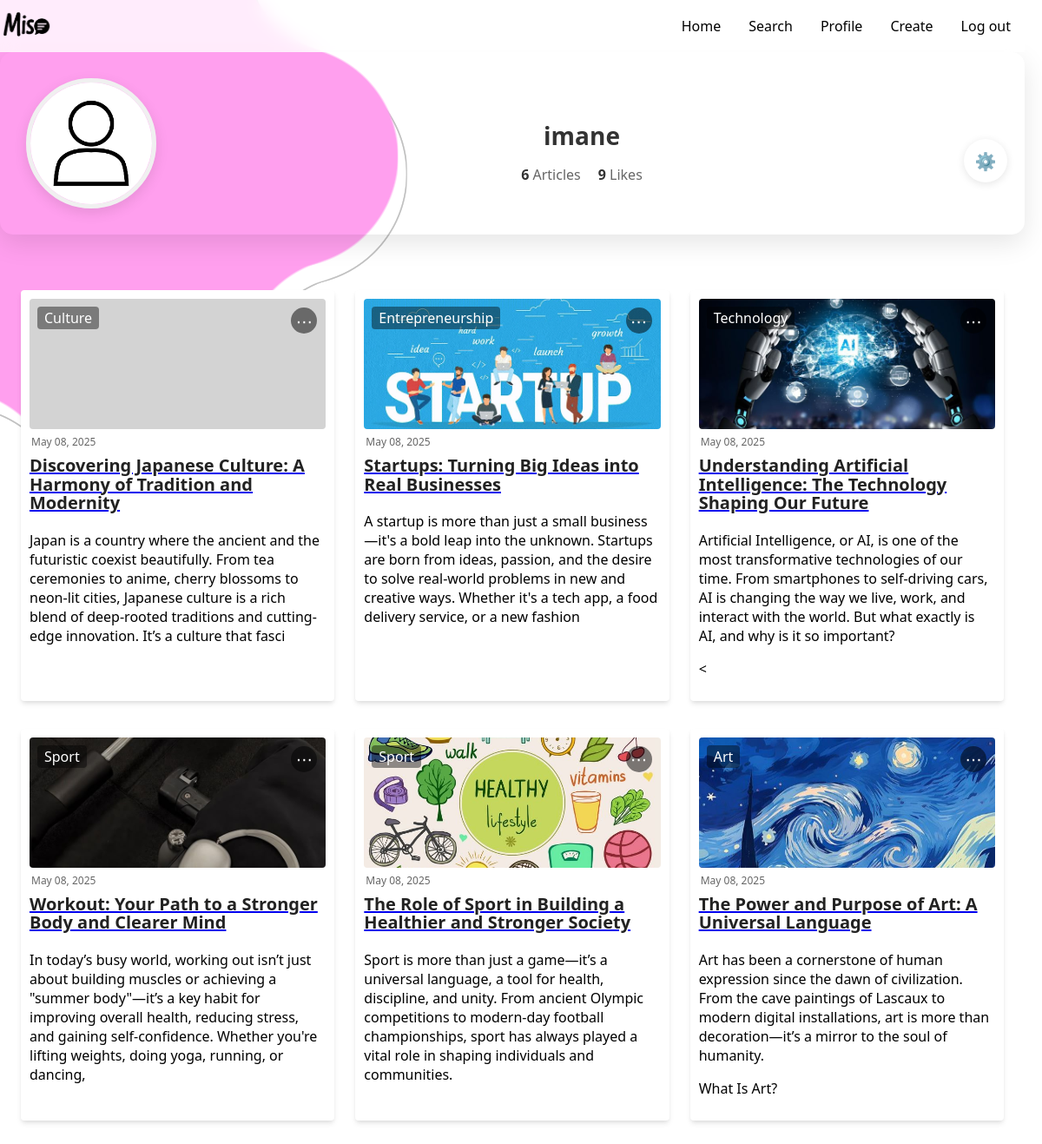
The app's page /profile (signed in) with its own data.
### app.py (models this page shows)
class User(db.Model):
    id = db.Column(db.Integer, primary_key=True)
    username = db.Column(db.String(80), unique=True, nullable=False)
    email = db.Column(db.String(120), unique=True, nullable=False)
    password = db.Column(db.String(200), nullable=False)
    profile_pic = db.Column(db.String(200), default='default.jpg')
    articles = db.relationship('Article', backref='author', lazy=True)
    liked_articles = db.relationship(
        'Like',
        backref='user',
        lazy=True,
        foreign_keys='Like.user_id'
    )

class Article(db.Model):
    id = db.Column(db.Integer, primary_key=True)
    title = db.Column(db.String(200), nullable=False)
    content = db.Column(db.Text, nullable=False)
    excerpt = db.Column(db.String(300))
    category = db.Column(db.String(50), nullable=False)
    date = db.Column(db.String(50), default=lambda: datetime.now(timezone.utc).strftime('%B %d, %Y'))
    image_url = db.Column(db.String(200), default='default_article.jpg')
    author_id = db.Column(db.Integer, db.ForeignKey('user.id'), nullable=False)

### app.py (the view)
@app.route('/profile')
def profile():
    if 'user_id' not in session:
        return redirect(url_for('login'))
    user = User.query.get(session['user_id'])
    articles = Article.query.filter_by(author_id=user.id).order_by(Article.id.desc()).all()
    likes_count = db.session.query(db.func.count(Like.id))\
                           .join(Article, Like.article_id == Article.id)\
                           .filter(Article.author_id == user.id)\
                           .scalar() or 0
    return render_template('profile.html',
                         user=user,
                         articles=articles,
                         likes_count=likes_count)

### templates/profile.html (shortened to what this page needs)
<!DOCTYPE html>
<html>
    <head>
      <link rel="stylesheet" href="{{ url_for('static', filename='css/profile_page.css') }}">
    </head>
    <body>
        <div class="wavy-circle-first wavy-circle"></div>
        <div class="wavy-circle-second wavy-circle"></div>
        <div class="wavy-circle-third wavy-circle"></div>
        <nav class="navbar">
            <a href="{{ url_for('home_after_login') }}" class="mi">
                <img src="{{ url_for('static', filename='images/logo.png') }}" alt="Miso Logo" class="logo-img">
            </a>
            <div class="navbar-links">
                <ul>
                    <li><a href="{{ url_for('home_after_login') }}">Home</a></li>
                    <li><a href="{{ url_for('search') }}">Search</a></li>
                    <li><a href="{{ url_for('profile') }}" class="active">Profile</a></li>
                    <li><a href="{{ url_for('create') }}">Create</a></li>
                    <li><a href="{{ url_for('logout') }}">Log out</a></li>
                </ul>
            </div>
        </nav>
        <button class="settings-toggle" id="settingsToggle">⚙️</button>
        <div class="profile-card">
            <div class="profile-content">
                <img src="{{ url_for('static', filename='uploads/' + user.profile_pic) }}"
                     class="profile-picture"
                     onerror="this.src='{{ url_for('static', filename='images/default-profile.jpg') }}'">
                <div class="profile-info">
                    <h1 class="user-name">{{ user.username }}</h1>
                    <div class="stats">
                        <span class="stat"><strong>{{ articles|length }}</strong> Articles</span>
                        <div class="stat">
                            <strong>{{ likes_count }}</strong> Likes
                        </div>
                    </div>
                </div>
            </div>
        </div>
        <section class="popular-articles">
            {% for row in articles|batch(3) %}
            <div class="articles-grid">
                {% for article in row %}
                <div class="card">
                    <div class="header">
                        <div class="image" style="background-image: url('{{ url_for('static', filename='uploads/' + article.image_url) }}')">
                            <span class="tag">{{ article.category }}</span>
                            <div class="article-menu">
                                <button class="menu-toggle">⋯</button>
                            </div>
                        </div>
                        <div class="date">
                            <span>{{ article.date }}</span>
                        </div>
                    </div>
                    <div class="info">
                        <a href="{{ url_for('article_view', id=article.id) }}" class="block">
                            <span class="title">{{ article.title }}</span>
                        </a>
                        <p class="description">{{ article.excerpt | safe}}</p>
                    </div>
                </div>
                {% endfor %}
            </div>
            {% endfor %}
        </section>
    </body>
</html>

### static/css/profile_page.css (style rules this page uses)
* { box-sizing: border-box; font-family: system-ui, -apple-system, BlinkMacSystemFont, 'Segoe UI', Roboto, Oxygen, Ubuntu, Cantarell, 'Open Sans', 'Helvetica Neue', sans-serif; }
body { width: 100vw; height: 100vh; margin: 0; padding: 0; padding-right: 20px; overflow-x: hidden; }
.navbar { display: flex; position: relative; justify-content: space-between; align-items: center; background-color: rgba(255, 255, 255, 0.8); backdrop-filter: blur(10px); -webkit-backdrop-filter: blur(10px); color: black; }
.mi { display: flex; align-items: center; gap: 10px; }
.logo-img { height: 60px; width: auto; vertical-align: middle; }
.navbar-links { height: 100%; }
.navbar-links ul { display: flex; margin: 0; padding: 0; }
.navbar-links li { list-style: none; }
.navbar-links li a { display: block; text-decoration: none; color: black; padding: 1rem; }
.wavy-circle { position: absolute; --s: clamp(650px, 70vw, 900px); width: var(--s); aspect-ratio: 1; --g: /calc(var(--s)*0.303) calc(var(--s)*0.303) radial-gradient(50% 50%,#000 99%,#0000 101%) no-repeat; mask: calc(50% + var(--s)*0.311) calc(50% + var(--s)*0) var(--g), calc(50% + var(--s)*0.096) calc(50% + var(--s)*0.296) var(--g), calc(50% + var(--s)*-0.252) calc(50% + var(--s)*0.183) var(--g), calc(50% + var(--s)*-0.252) calc(50% + var(--s)*-0.183) var(--g), calc(50% + var(--s)*0.096) calc(50% + var(--s)*-0.296) var(--g), radial-gradient(calc(var(--s)*0.384),#000 99%,#0000 101%) subtract, calc(50% + var(--s)*0.399) calc(50% + var(--s)*0.29) var(--g), calc(50% + var(--s)*-0.153) calc(50% + var(--s)*0.47) var(--g), calc(50% + var(--s)*-0.494) calc(50% + var(--s)*0) var(--g), calc(50% + var(--s)*-0.153) calc(50% + var(--s)*-0.47) var(--g), calc(50% + var(--s)*0.399) calc(50% + var(--s)*-0.29) var(--g); }
.wavy-circle-first, .wavy-circle-second, .wavy-circle-third { --offset: clamp(-200px, -30vw, -350px); top: var(--offset); left: var(--offset); }
.wavy-circle-first { z-index: -10; background: #FF9FEE; top: -240px; left: -350px; animation: ChangeColor 14s infinite; }
.wavy-circle-second { z-index: -20; background: black; top: -220px; left: -340px; animation: rotate 14s infinite; }
.wavy-circle-third { z-index: -20; background: white; top: -220px; left: -340px; animation: rotate 14s infinite; }
.profile-card { background-color: transparent; border-radius: 15px; box-shadow: 0 10px 30px rgba(0, 0, 0, 0.1); width: 100%; padding: 30px; }
.profile-content { display: flex; align-items: center; gap: 30px; }
.profile-picture { width: 150px; height: 150px; border-radius: 50%; object-fit: cover; border: 5px solid #f0f0f0; box-shadow: 0 5px 15px rgba(0, 0, 0, 0.1); flex-shrink: 0; }
.profile-info { flex: 1; text-align: center; }
.user-name { font-size: 28px; font-weight: 600; color: #333; margin-bottom: 15px; }
.stats { display: flex; justify-content: center; gap: 20px; }
.stat { font-size: 16px; color: #666; }
.stat strong { color: #333; font-weight: 600; }
.popular-articles { padding: 4rem 1.5rem; max-width: 1400px; margin: 0 auto; }
.articles-grid { display: grid; grid-template-columns: repeat(auto-fit, minmax(260px, 1fr)); gap: 1.5rem; margin-bottom: 2rem; }
.card { padding: 10px; box-shadow: 0 4px 6px -1px rgba(0, 0, 0, 0.1), 0 2px 4px -1px rgba(0, 0, 0, 0.06); background-color: rgb(255, 255, 255); font-family: sans-serif; border-radius: 4px; }
.header { margin-bottom: 0.5rem; }
.image { width: 100%; height: 150px; border-radius: 4px; background-color: rgb(211, 211, 211); padding: 9px; position: relative; background-size: cover; background-position: center; }
.tag { text-transform: capitalize; background-color: rgba(0, 0, 0, 0.425); padding: 2px 8px; border-radius: 4px; color: #fff; position: absolute; top: 9px; left: 9px; }
.date { display: flex; font-size: 0.75rem; line-height: 1rem; align-items: center; margin: 2px; color: #666; padding-top: 5px; }
.title { display: block; font-size: 1.25rem; line-height: 1.35rem; font-weight: 600; padding-bottom: 5px; color: #222; text-decoration: none; }
.description { line-height: 1.375; color: #666; font-size: 0.9rem; margin-top: 0.5rem; }
.settings-toggle { position: relative; float: right; top: 100px; right: 20px; background: rgb(164, 164, 164); border: none; border-radius: 50%; width: 40px; height: 40px; font-size: 20px; cursor: pointer; box-shadow: 0 2px 10px rgba(0,0,0,0.1); z-index: 1000; display: flex; align-items: center; justify-content: center; transition: transform 0.3s ease; }

### records on screen
User: username "imane"
Article: category "Culture", date "May 08, 2025", title "Discovering Japanese Culture: A Harmony of Tradition and Modernity", excerpt "Japan is a country where the ancient and the futuristic coexist beautifully. From tea ceremonies to anime, cherry blossoms to neon-lit cities, Japanese culture is a rich blend of deep-rooted traditions and cutting-edge innovation. It’s a culture that fasci"
Article: image_url (picture), category "Entrepreneurship", date "May 08, 2025", title "Startups: Turning Big Ideas into Real Businesses", excerpt "A startup is more than just a small business—it's a bold leap into the unknown. Startups are born from ideas, passion, and the desire to solve real-world problems in new and creative ways. Whether it's a tech app, a food delivery service, or a new fashion"
Article: image_url (picture), category "Technology", date "May 08, 2025", title "Understanding Artificial Intelligence: The Technology Shaping Our Future", excerpt "Artificial Intelligence, or AI, is one of the most transformative technologies of our time. From smartphones to self-driving cars, AI is changing the way we live, work, and interact with the world. But what exactly is AI, and why is it so important? <"
Article: image_url (picture), category "Sport", date "May 08, 2025", title "Workout: Your Path to a Stronger Body and Clearer Mind", excerpt "In today’s busy world, working out isn’t just about building muscles or achieving a \"summer body\"—it’s a key habit for improving overall health, reducing stress, and gaining self-confidence. Whether you're lifting weights, doing yoga, running, or dancing,"
Article: image_url (picture), category "Sport", date "May 08, 2025", title "The Role of Sport in Building a Healthier and Stronger Society", excerpt "Sport is more than just a game—it’s a universal language, a tool for health, discipline, and unity. From ancient Olympic competitions to modern-day football championships, sport has always played a vital role in shaping individuals and communities."
Article: image_url (picture), category "Art", date "May 08, 2025", title "The Power and Purpose of Art: A Universal Language", excerpt "Art has been a cornerstone of human expression since the dawn of civilization. From the cave paintings of Lascaux to modern digital installations, art is more than decoration—it’s a mirror to the soul of humanity. What Is Art?"

### other values on screen
{{ articles|length }} "6"
{{ likes_count }} "9"
